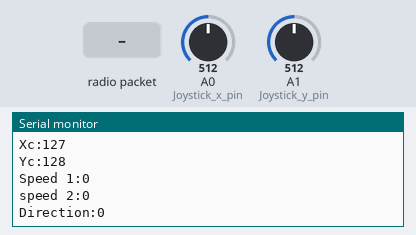
Bench run of a sketch on a simulated Arduino Uno, built with avr-gcc and run on an emulated ATmega328P. Shown: the last lines printed to the serial monitor. The inputs (shaded band) are chosen by the test bench; at power-on: A0 (Joystick_x_pin) = 512, A1 (Joystick_y_pin) = 512. No radio packets arrive unless stated.

Above: at 1.2 s.
1.3 s: radio packet "1" arrives
4.9 s: A0 (Joystick_x_pin) set to 716
At 5.75 s:
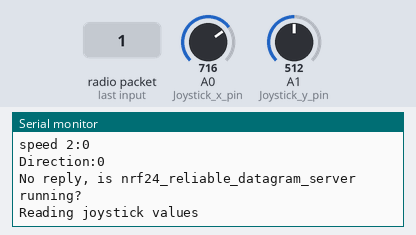
6.4 s: A1 (Joystick_y_pin) set to 716
At 7.0 s:
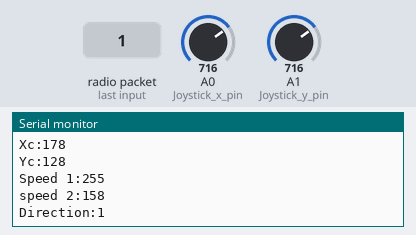
7.9 s: radio packet "0" arrives
At 8.08 s:
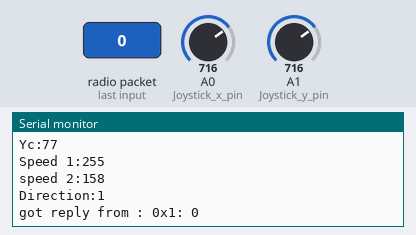
9.4 s: A0 (Joystick_x_pin) set to 900
At 10.8 s:
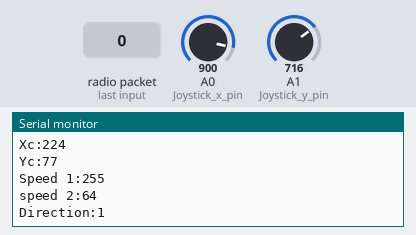
10.9 s: A1 (Joystick_y_pin) set to 900
At 12.5 s:
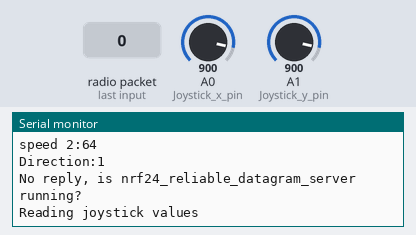
Timing chart, 0 to 13.4 s (numbered marks = the images above; inputs shaded):
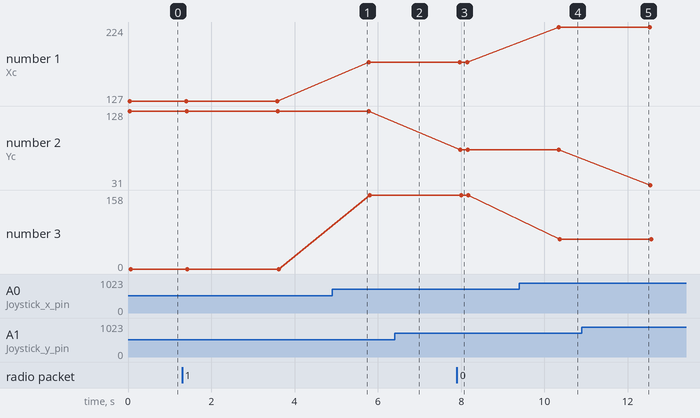

Measured:
- after the input at 7.9 s, the serial monitor: prints a new line after 0.16 s (image 3)
- after the input at 9.4 s, the serial monitor: prints a new line after 0.94 s (image 4)
- plotted number 1: 127 → 178 after the input at 4.9 s, 178 → 224 after the input at 9.4 s
- plotted number 2: 77 → 31 after the input at 10.9 s
- plotted number 3: 0 → 158 after the input at 4.9 s, 158 → 64 after the input at 9.4 s

The sketch:

temp_remote_ForCar.ino
```cpp
// nrf24_reliable_datagram_client.pde
// -*- mode: C++ -*-
// Example sketch showing how to create a simple addressed, reliable messaging client
// with the RHReliableDatagram class, using the RH_NRF24 driver to control a NRF24 radio.
// It is designed to work with the other example nrf24_reliable_datagram_server
// Tested on Uno with Sparkfun WRL-00691 NRF24L01 module
// Tested on Teensy with Sparkfun WRL-00691 NRF24L01 module
// Tested on Anarduino Mini (http://www.anarduino.com/mini/) with RFM73 module
// Tested on Arduino Mega with Sparkfun WRL-00691 NRF25L01 module

#include <RHReliableDatagram.h>
#include <RH_NRF24.h>
#include <SPI.h>


#define Joystick_x_pin A0
#define Joystick_y_pin A1

#define CLIENT_ADDRESS 1
#define SERVER_ADDRESS 2

// Singleton instance of the radio driver
RH_NRF24 driver;
// RH_NRF24 driver(8, 7);   // For RFM73 on Anarduino Mini

// Class to manage message delivery and receipt, using the driver declared above
RHReliableDatagram manager(driver, CLIENT_ADDRESS);

int Xc,Yc;
uint8_t motorControl[3]={0,0,0};


uint8_t buf[RH_NRF24_MAX_MESSAGE_LEN];

void setup()
{
  Serial.begin(9600);
  if (!manager.init())
    Serial.println("init failed");
  // Defaults after init are 2.402 GHz (channel 2), 2Mbps, 0dBm
}


void loop()
{
  Serial.println("Reading joystick values");

  //reading values of joystick
  Xc=map(analogRead(Joystick_x_pin),0,1023,0,255);
  Yc=map(analogRead(Joystick_y_pin),0,1023,255,0);
  if(Xc<130 && Xc>122 && Yc<134 && Yc>126)
  {
    motorControl[0]=0;
    motorControl[1]=0;
    motorControl[2]=0;
  }

  else if(Yc>=134 && Xc>=122 && Xc<=130)
  {
    motorControl[0]=map(Yc,126,255,0,255);
    motorControl[1]=motorControl[0];
    motorControl[2]=0;

  }
  else if(Yc<=126 && Xc>=122 && Xc<=130)
  {
    motorControl[0]=map(Yc,126,0,0,255);
    motorControl[1]=motorControl[0];
    motorControl[2]=1;
  }
  else if(Xc<122)
  {

    motorControl[0]=map(Xc,0,122,0,255);
    motorControl[1]=255;
    if(Yc>=130)
    {
      motorControl[2]=0;
    }

    else if(Yc<130)
    {
      motorControl[2]=1;
    }

  }
  else if(Xc>130)
  {
    motorControl[0]=255;
    motorControl[1]=map(Xc,130,255,255,0);
    if(Yc>=130)
    {
      motorControl[2]=0;
    }

    else if(Yc<130)
    {
      motorControl[2]=1;
    }
  }


   //dispay at serial monitor

   Serial.println("----------");
   Serial.print("Xc:");
   Serial.println(Xc);
   Serial.print("Yc:");
   Serial.println(Yc);
   Serial.print("Speed 1:");
   Serial.println(motorControl[0]);
   Serial.print("speed 2:");
   Serial.println(motorControl[1]);
   Serial.print("Direction:");
   Serial.println(motorControl[2]);
  // Send a message to manager_server
  if (manager.sendtoWait(motorControl, sizeof(motorControl), SERVER_ADDRESS))
  {
    // Now wait for a reply from the server
    uint8_t len = sizeof(buf);
    uint8_t from;
    if (manager.recvfromAckTimeout(buf, &len, 2000, &from))
    {
      Serial.print("got reply from : 0x");
      Serial.print(from, HEX);
      Serial.print(": ");
      Serial.println((char*)buf);
    }
    else
    {
      Serial.println("No reply, is nrf24_reliable_datagram_server running?");
    }
  }
  else
    Serial.println("sendtoWait failed");
  delay(50);
}
```
